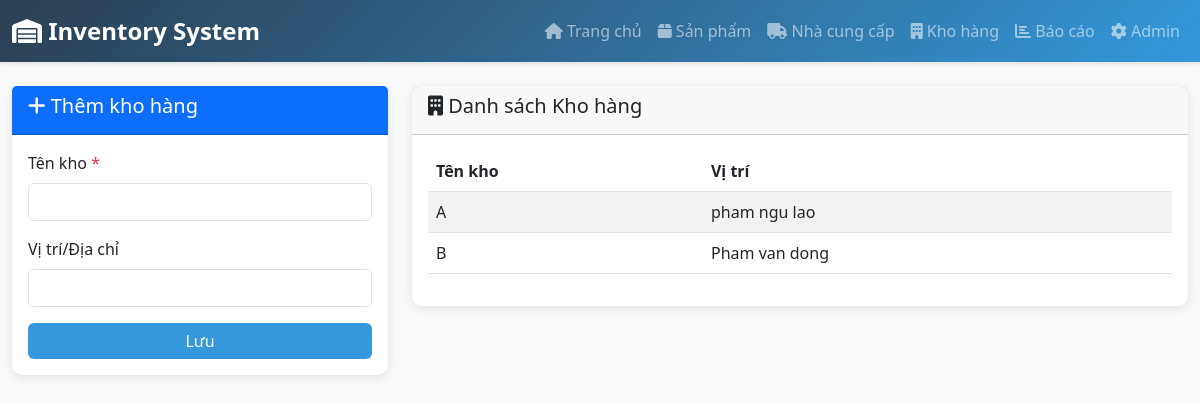
The app's page /warehouses with its own data.
### app.py (models this page shows)
class Warehouse(db.Model):
    id = db.Column(db.Integer, primary_key=True)
    name = db.Column(db.String(100), nullable=False)
    location = db.Column(db.String(200))
    products = db.relationship('Product', backref='warehouse', lazy=True)

### app.py (the view)
@app.route('/warehouses')
def warehouses():
    warehouses = Warehouse.query.all()
    return render_template('warehouses.html', warehouses=warehouses)

### templates/warehouses.html (shortened to what this page needs)
{% extends "base.html" %}
{% block content %}
<div class="row">
    <div class="col-md-4">
        <div class="card">
            <div class="card-header bg-primary text-white">
                <h5><i class="fas fa-plus"></i> Thêm kho hàng</h5>
            </div>
            <div class="card-body">
                <form action="{{ url_for('add_warehouse') }}" method="POST">
                    <div class="mb-3">
                        <label class="form-label">Tên kho <span class="text-danger">*</span></label>
                        <input type="text" class="form-control" name="name" required>
                    </div>
                    <div class="mb-3">
                        <label class="form-label">Vị trí/Địa chỉ</label>
                        <input type="text" class="form-control" name="location">
                    </div>
                    <button type="submit" class="btn btn-primary w-100">Lưu</button>
                </form>
            </div>
        </div>
    </div>
    <div class="col-md-8">
        <div class="card">
            <div class="card-header">
                <h5><i class="fas fa-building"></i> Danh sách Kho hàng</h5>
            </div>
            <div class="card-body">
                <div class="table-responsive">
                    <table class="table table-striped table-hover">
                        <thead>
                            <tr>
                                <th>Tên kho</th>
                                <th>Vị trí</th>
                            </tr>
                        </thead>
                        <tbody>
                            {% for w in warehouses %}
                            <tr>
                                <td>{{ w.name }}</td>
                                <td>{{ w.location or 'N/A' }}</td>
                            </tr>
                            {% endfor %}
                        </tbody>
                    </table>
                </div>
            </div>
        </div>
    </div>
</div>
{% endblock %}

### templates/base.html (style rules this page uses)
:root { --primary-color: #2c3e50; --secondary-color: #3498db; --success-color: #27ae60; --warning-color: #f39c12; --danger-color: #e74c3c; }
body { font-family: 'Segoe UI', Tahoma, Geneva, Verdana, sans-serif; background-color: #f8f9fa; }
.card { border: none; border-radius: 10px; box-shadow: 0 2px 10px rgba(0,0,0,0.1); transition: transform 0.3s; }
.btn-primary { background-color: var(--secondary-color); border: none; }
.table { background: white; }

### records on screen
Warehouse: name "A", location "pham ngu lao"
Warehouse: name "B", location "Pham van dong"
